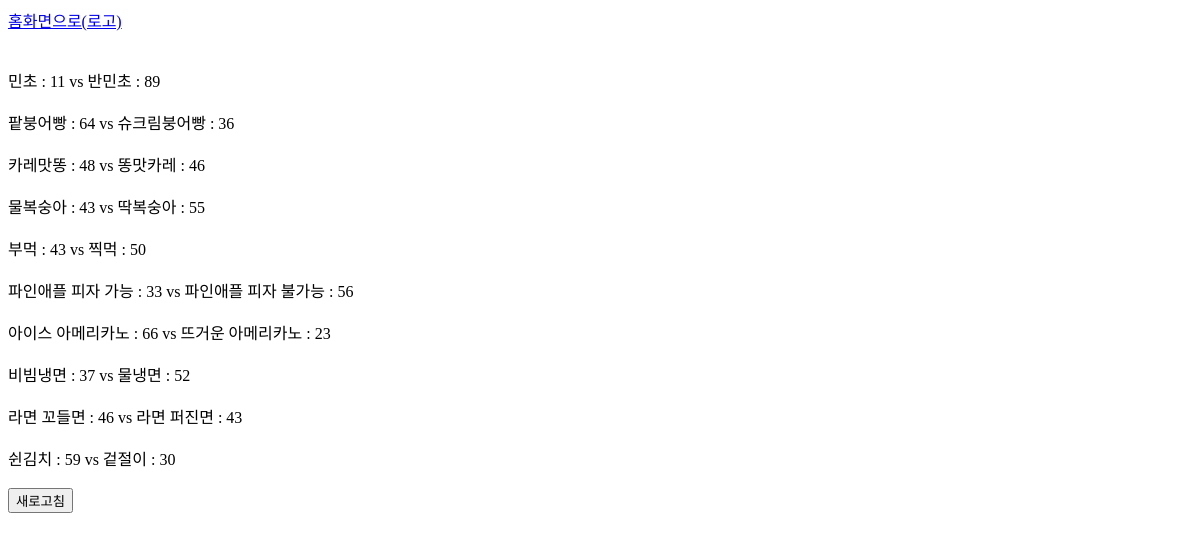
Page /main_page on the earlier database version.
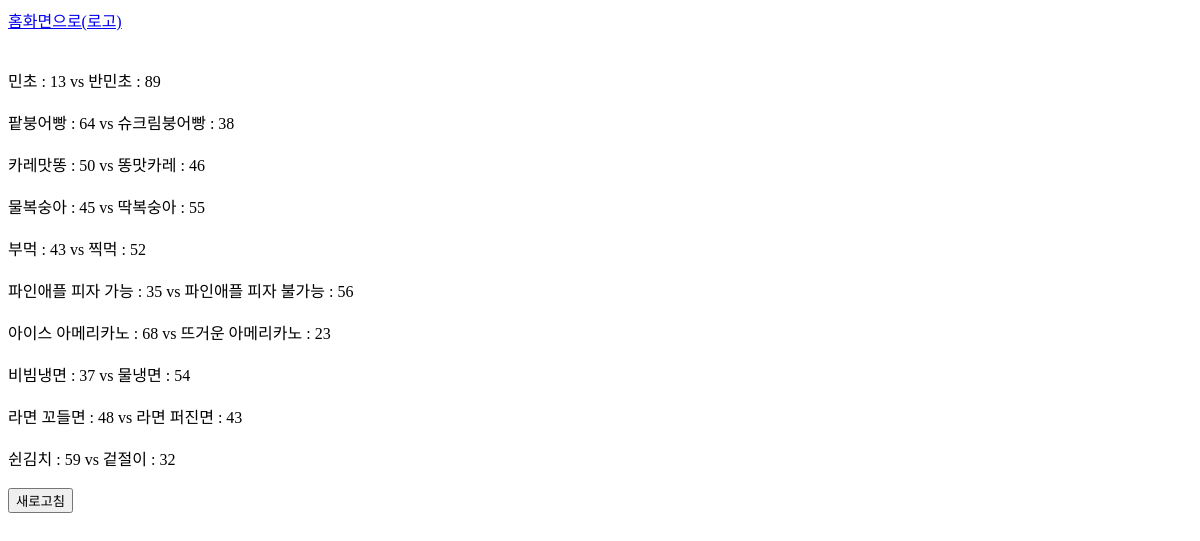
Same page on the later database version.
### polls/models.py (models this page shows, shortened)
class Vote(models.Model):
    vote_name = models.CharField(default = '',max_length=20)
    created = models.DateTimeField(default=timezone.now)

class Choice(models.Model):
    vote = models.ForeignKey(Vote,on_delete=models.CASCADE)
    name = models.CharField(max_length=20)
    count = models.IntegerField(default=0)
    powerful = models.BooleanField(default=False)
    def __str__(self):
        return self.name

### polls/views.py (the view)
# urls.py: path('main_page', main_page, name = "main_page"),
def main_page(request) :
    total_voted_number = Choice.objects.get(id=1).count +Choice.objects.get(id=2).count # 총 투표한 사람들의 수
    vote = Vote.objects.all()
    choice = Choice.objects.all()
    return render(request, 'main.html', {'vote':vote, 'choice':choice, 'total_voted_number' : total_voted_number })

### polls/templates/main.html
<html>
<head>
    <link href="static/css/main.css" type="text/css" rel="stylesheet">
</head>
<body>
<a href="{% url 'start_page' %}">홈화면으로(로고)</a><br>
{% for v in vote %}
    <br><br>
    {{v.choice_set.all.0}} : {{v.choice_set.all.0.count}} vs
    {{v.choice_set.all.1}} : {{v.choice_set.all.1.count}}
{% endfor %}
<br>
<br>
<button onClick="window.location.reload()">새로고침</button>
</body>

Differences in the rows shown:
changed through a linked row, Vote "민초": choice_set.all.0.count "11" → "13"
changed through a linked row, Vote "팥붕어빵": choice_set.all.1.count "36" → "38"
changed through a linked row, Vote "카레맛똥": choice_set.all.0.count "48" → "50"
changed through a linked row, Vote "물복숭아": choice_set.all.0.count "43" → "45"
changed through a linked row, Vote "부먹": choice_set.all.1.count "50" → "52"
changed through a linked row, Vote "파인애플 피자 가능": choice_set.all.0.count "33" → "35"
changed through a linked row, Vote "아이스 아메리카노": choice_set.all.0.count "66" → "68"
changed through a linked row, Vote "비빔냉면": choice_set.all.1.count "52" → "54"
changed through a linked row, Vote "라면 꼬들면": choice_set.all.0.count "46" → "48"
changed through a linked row, Vote "쉰김치": choice_set.all.1.count "30" → "32"
